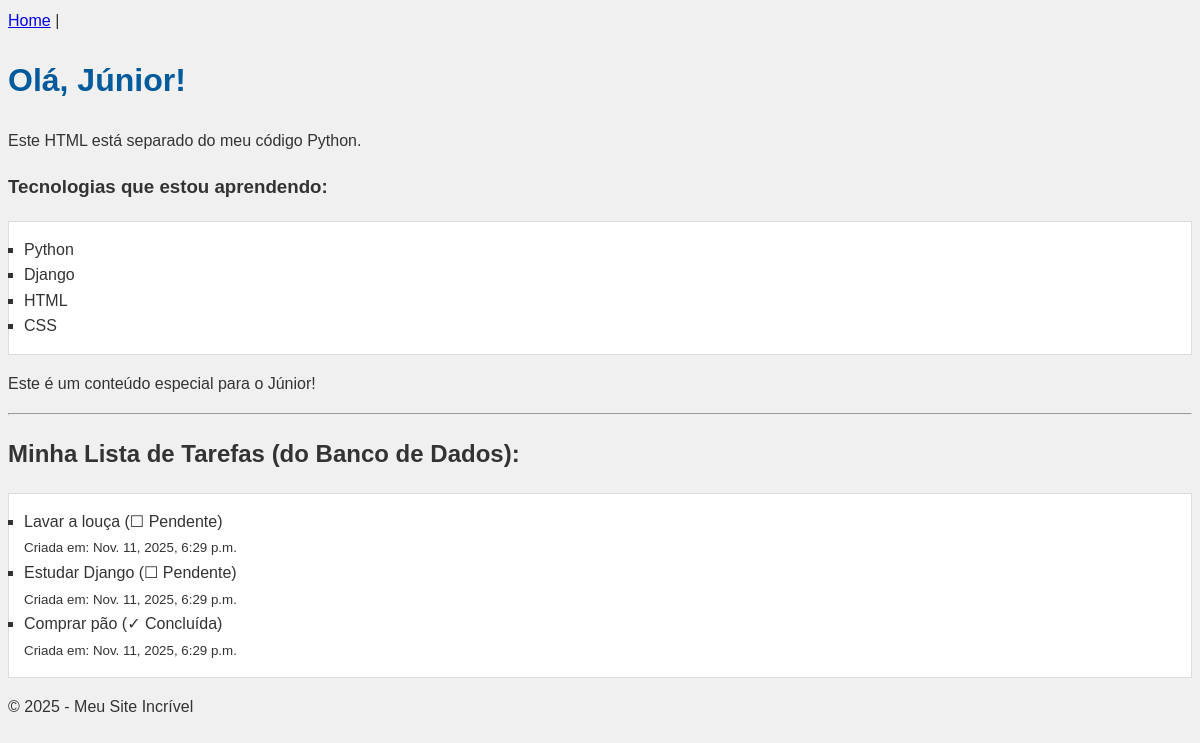
Before: / with the older database file.
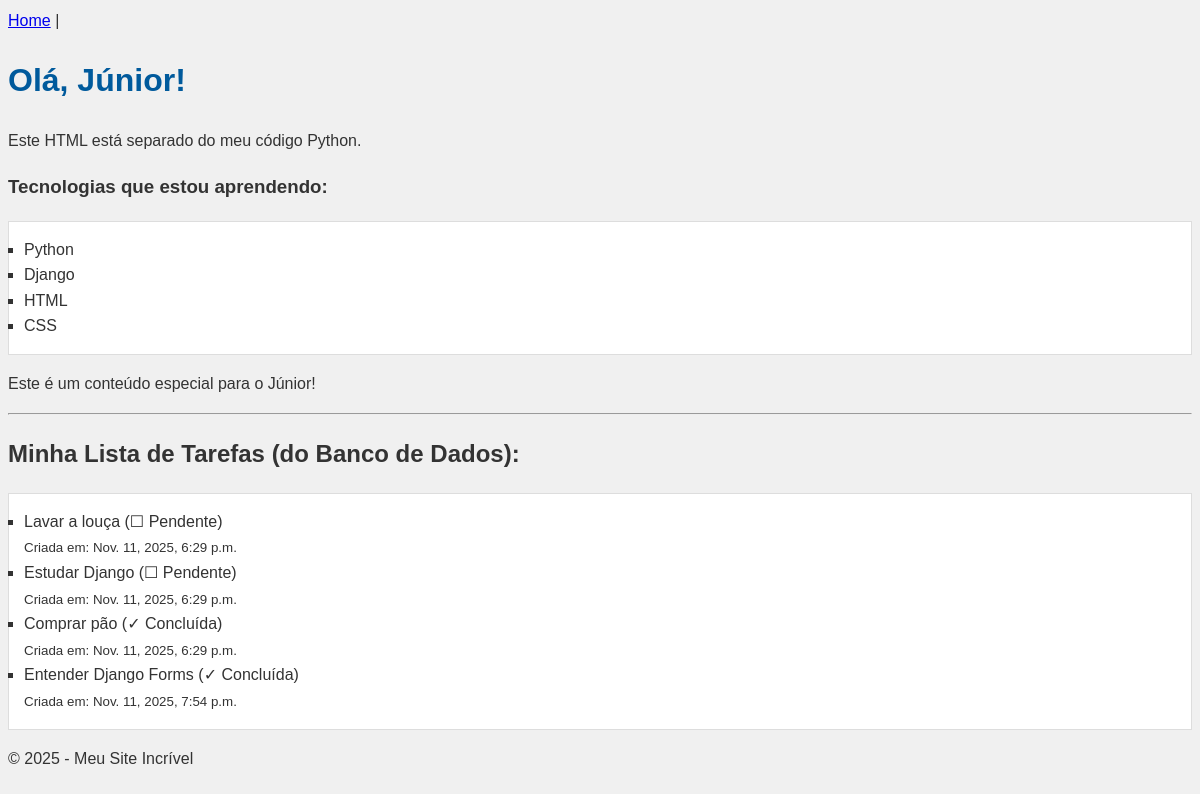
After: the same page with the newer database file.
### core/models.py (models this page shows, shortened)
class Tarefa(models.Model):
    titulo = models.CharField(max_length=200)
    concluida = models.BooleanField(default=False)
    criada_em = models.DateTimeField(auto_now_add=True)

### core/views.py (the view)
# urls.py: path('',views.home, name='home')
def home(request):
    todas_as_tarefas = Tarefa.objects.all()
    context = {
        'nome_usuario':'Júnior',
        'tecnologias':['Python','Django','HTML','CSS'],
        'tarefas': todas_as_tarefas  # 4. Adicione as tarefas ao contexto
    }
    return render(request,'home.html',context)

### templates/home.html (shortened to what this page needs)
{% extends 'base.html' %}
{% block content %}
    <h1>Olá, {{ nome_usuario }}!</h1>
    <p>Este HTML está separado do meu código Python.</p>
    <h3>Tecnologias que estou aprendendo:</h3>
    <ul>
        {% for tec in tecnologias %}
            <li>{{ tec }}</li>
        {% endfor %}
    </ul>
    {% if nome_usuario == 'Júnior' %}
     <p>Este é  um conteúdo especial para o Júnior!</p>
    {% endif %}
    <hr> <h2>Minha Lista de Tarefas (do Banco de Dados):</h2>
    <ul>
        {% for tarefa in tarefas %}
            <li>
                {{ tarefa.titulo }}
                {% if tarefa.concluida %}
                    (✓ Concluída)
                {% else %}
                    (☐ Pendente)
                {% endif %}
                <br>
                <small>Criada em: {{ tarefa.criada_em }}</small>
            </li>
        {% empty %}
            <li>Você ainda não tem tarefas cadastradas.</li>
        {% endfor %}
    </ul>
{% endblock %}

### templates/base.html (shortened to what this page needs)
{% load static %}
<!DOCTYPE html>
<html lang="pt-br">
<head>
    <link rel="stylesheet" href="{% static 'css/style.css' %}">
</head>
<body>
    <header>
        <nav>
            <a href="/">Home</a> |
        </nav>
    </header>
        <main>
            {% block content %}
            {% endblock %}
        </main>
        <footer>
            <p>© 2025 - Meu Site Incrível</p>
        </footer>
</body>
</html>

### static/css/style.css (style rules this page uses)
body { font-family: Arial, sans-serif; background-color: #f0f0f0; color: #333; line-height: 1.6; }
h1 { color: #005a9c; }
ul { background-color: #fff; border: 1px solid #ddd; padding: 15px; }
li { list-style-type: square; }

Changed rows visible on the page:
added Tarefa: titulo "Entender Django Forms", concluida "(✓ Concluída)", criada_em "Nov. 11, 2025, 7:54 p.m."
